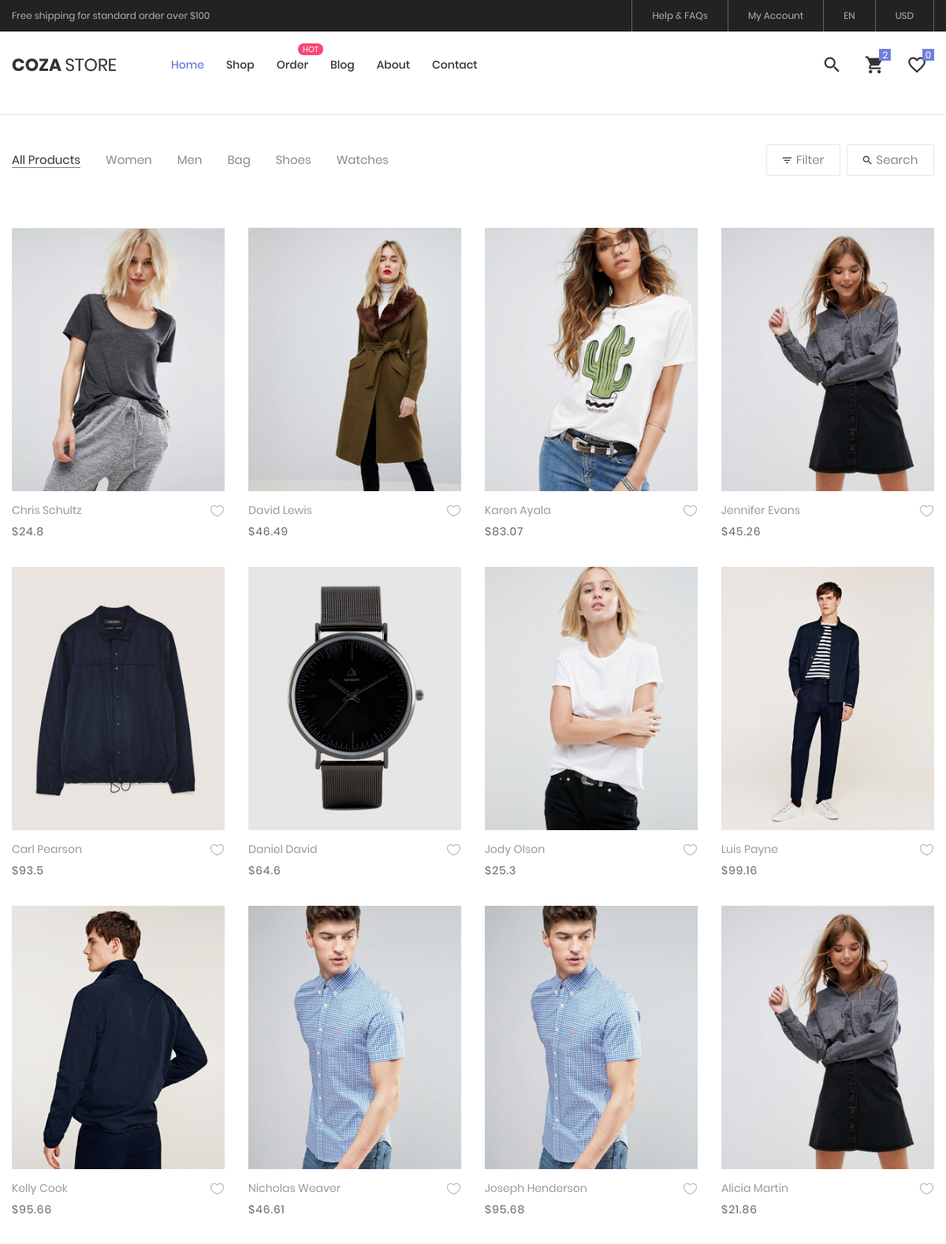
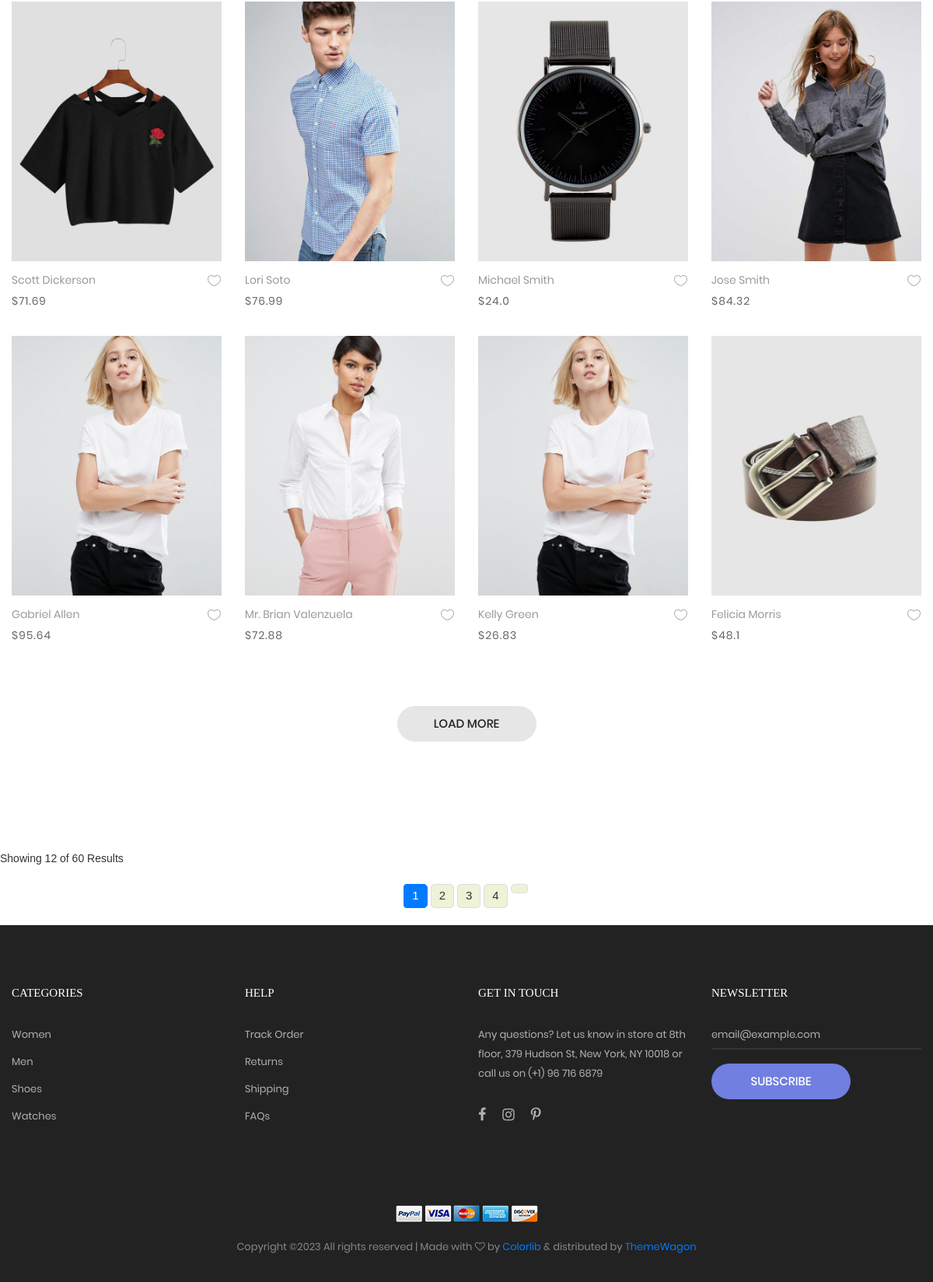
Screenshot of /products/ with the database file from the repository (2 pictures, top to bottom).
### products/models.py (models this page shows, shortened)
class Product(models.Model):
    user = models.ForeignKey(User, related_name='product_user',on_delete=models.SET_NULL, null=True, blank=True)
    categore = models.ForeignKey(Categories, on_delete=models.CASCADE, related_name='categore_product')
    name = models.CharField(max_length=100)
    price = models.FloatField(max_length=7)
    subtile = models.TextField(max_length=500)
    size = models.CharField(max_length=100)
    color = models.CharField(max_length=100)
    quantity = models.IntegerField()
    image = models.ImageField(upload_to='img_main_proudct')
    additional_information = models.TextField(max_length=2000)
    sku = models.CharField(max_length=20)
    description = models.TextField(max_length=1000)
    created_at = models.DateTimeField(default=timezone.now)
    slug = models.SlugField(null=True, blank=True)

### products/views.py (the view)
# urls.py: path('', ProductList.as_view()),
class ProductList(ListView):
    model = Product
    template_name = 'product_list.html'  # Specify your template file
    context_object_name = 'data'
    paginate_by = 20  # Number of items per page
    def get_queryset(self):
        search_product = self.request.GET.get('search')
        if search_product:
            return Product.objects.filter(Q(name__icontains=search_product)| Q(price__icontains=search_product))
        else:
            return Product.objects.all().order_by("-created_at")

### products/templates/products/product_list.html (shortened to what this page needs)
{% extends 'base.html' %}
{% load static %}
{% block body %}
	<div class="bg0 m-t-23 p-b-140">
		<div class="container">
			<div class="flex-w flex-sb-m p-b-52">
				<div class="flex-w flex-l-m filter-tope-group m-tb-10">
					<button class="stext-106 cl6 hov1 bor3 trans-04 m-r-32 m-tb-5 how-active1" data-filter="*">
						All Products
					</button>
					<button class="stext-106 cl6 hov1 bor3 trans-04 m-r-32 m-tb-5" data-filter=".women">
						Women
					</button>
					<button class="stext-106 cl6 hov1 bor3 trans-04 m-r-32 m-tb-5" data-filter=".men">
						Men
					</button>
					<button class="stext-106 cl6 hov1 bor3 trans-04 m-r-32 m-tb-5" data-filter=".bag">
						Bag
					</button>
					<button class="stext-106 cl6 hov1 bor3 trans-04 m-r-32 m-tb-5" data-filter=".shoes">
						Shoes
					</button>
					<button class="stext-106 cl6 hov1 bor3 trans-04 m-r-32 m-tb-5" data-filter=".watches">
						Watches
					</button>
				</div>
				<div class="flex-w flex-c-m m-tb-10">
					<div class="flex-c-m stext-106 cl6 size-104 bor4 pointer hov-btn3 trans-04 m-r-8 m-tb-4 js-show-filter">
						<i class="icon-filter cl2 m-r-6 fs-15 trans-04 zmdi zmdi-filter-list"></i>
						 Filter
					</div>
					<div class="flex-c-m stext-106 cl6 size-105 bor4 pointer hov-btn3 trans-04 m-tb-4 js-show-search">
						<i class="icon-search cl2 m-r-6 fs-15 trans-04 zmdi zmdi-search"></i>
						Search
					</div>
				</div>
			</div>
			<div class="row isotope-grid">
			{% for product in data %}
				<div class="col-sm-6 col-md-4 col-lg-3 p-b-35 isotope-item women">
					<div class="block2">
						<div class="block2-pic hov-img0">
							<img src="{{product.image.url}}" alt="IMG-PRODUCT">
						</div>
						<div class="block2-txt flex-w flex-t p-t-14">
							<div class="block2-txt-child1 flex-col-l ">
								<a href="product/{{product.slug}}" class="stext-104 cl4 hov-cl1 trans-04 js-name-b2 p-b-6">
									{{product.name}}
								</a>
								<span class="stext-105 cl3">
									${{product.price}}
								</span>
							</div>
							<div class="block2-txt-child2 flex-r p-t-3">
								<a href="#" class="btn-addwish-b2 dis-block pos-relative js-addwish-b2">
										<img class="icon-heart1 dis-block trans-04" src="{% static 'images/icons/icon-heart-01.png' %}" alt="ICON">
									</a>
							</div>
						</div>
					</div>
				</div>
		   {% endfor %}
			</div>
			<div class="flex-c-m flex-w w-full p-t-45">
				<a href="#" class="flex-c-m stext-101 cl5 size-103 bg2 bor1 hov-btn1 p-lr-15 trans-04">
					Load More
				</a>
			</div>
		</div>
	</div>
		{% if is_paginated %}
			<div class="row">
				<div class="col-lg-12">
					<div class="bottom-paginate">
						<p class="page-info">Showing 12 of 60 Results</p>
						<ul class="pagination">
							{% for i in paginator.page_range  %}
								{% if page_obj.number == i %}
									<li class="page-item active">
										<a class="page-link" href="#">{{ i }}</a>
									</li>
								{% elif i > page_obj.number|add:'-4' and i < page_obj.number|add:'4' %}
									<li class="page-item">
										<a class="page-link" href="?page={{ i }}">{{ i }}</a>
									</li>
								{% endif %}
							{% endfor %}
							{% if page_obj.has_next %}
								<li class="page-item">
									<a class="page-link" href="?page={{ page_obj.next_page_number }}">
									</a>
								</li>
							{% endif %}
						</ul>
					</div>
				</div>
			</div>
		{% endif %}
{% endblock body %}

### static/css/main.css (style rules this page uses)
.container { max-width: 1380px; }
@media (max-width: 1600px) { .container { max-width: 1200px; } }
.block2-pic { position: relative; }
.block2-txt-child1 { width: calc(100% - 30px); }
.block2-txt-child2 { width: 30px; }
.cl2 { color: #333; }
.cl3 { color: #666; }
.cl4 { color: #999; }
.cl5 { color: #222; }
.cl6 { color: #888; }
.stext-101 { font-family: Poppins-Medium; font-size: 15px; line-height: 1.466667; text-transform: uppercase; }
.stext-104 { font-family: Poppins-Regular; font-size: 14px; line-height: 1.466667; }
.stext-105 { font-family: Poppins-Regular; font-size: 14px; line-height: 1.466667; letter-spacing: 1px; }
.stext-106 { font-family: Poppins-Regular; font-size: 15px; line-height: 1.2; }
.size-103 { min-width: 179px; height: 46px; }
.size-104 { min-width: 94px; height: 40px; }
.size-105 { min-width: 111px; height: 40px; }
.bg0 { background-color: #fff; }
.bg2 { background-color: #e6e6e6; }
.bor1 { border-radius: 23px; }
.bor3 { border-bottom: 1px solid transparent; }
.bor4 { border: 1px solid #e6e6e6; border-radius: 3px; }
.how-active1 { color: #333; border-color: #797979; }
.hov-img0 { display: block; overflow: hidden; }
.hov-img0 img { width: 100%; -webkit-transition: transform 0.9s ease; -o-transition: transform 0.9s ease; -moz-transition: transform 0.9s ease; transition: transform 0.9s ease; }

### static/css/pagination.css (style rules this page uses)
.page-info { font-size: 14px; color: #333; }
.pagination { justify-content: center; margin: 20px 0; }
.page-link { padding: 5px 10px; margin: 2px; border: 1px solid #ddd; background-color: #edf3d7; color: #333; text-decoration: none; transition: background-color 0.3s; border-radius: 5px; }
.page-link:first-child { border-top-left-radius: 5px; border-bottom-left-radius: 5px; }
.page-link:last-child { border-top-right-radius: 5px; border-bottom-right-radius: 5px; }

### rows the page displays
Product: image (picture), name "Chris Schultz", price "24.8"
Product: image (picture), name "David Lewis", price "46.49"
Product: image (picture), name "Karen Ayala", price "83.07"
Product: image (picture), name "Jennifer Evans", price "45.26"
Product: image (picture), name "Carl Pearson", price "93.5"
Product: image (picture), name "Daniel David", price "64.6"
Product: image (picture), name "Jody Olson", price "25.3"
Product: image (picture), name "Luis Payne", price "99.16"
Product: image (picture), name "Kelly Cook", price "95.66"
Product: image (picture), name "Nicholas Weaver", price "46.61"
Product: image (picture), name "Joseph Henderson", price "95.68"
Product: image (picture), name "Alicia Martin", price "21.86"
Product: image (picture), name "Scott Dickerson", price "71.69"
Product: image (picture), name "Lori Soto", price "76.99"
Product: image (picture), name "Michael Smith", price "24.0"
Product: image (picture), name "Jose Smith", price "84.32"
Product: image (picture), name "Gabriel Allen", price "95.64"
Product: image (picture), name "Mr. Brian Valenzuela", price "72.88"
Product: image (picture), name "Kelly Green", price "26.83"
Product: image (picture), name "Felicia Morris", price "48.1"

### other values shown
{{ i }} "1"
{{ i }} "2" "3" "4"
